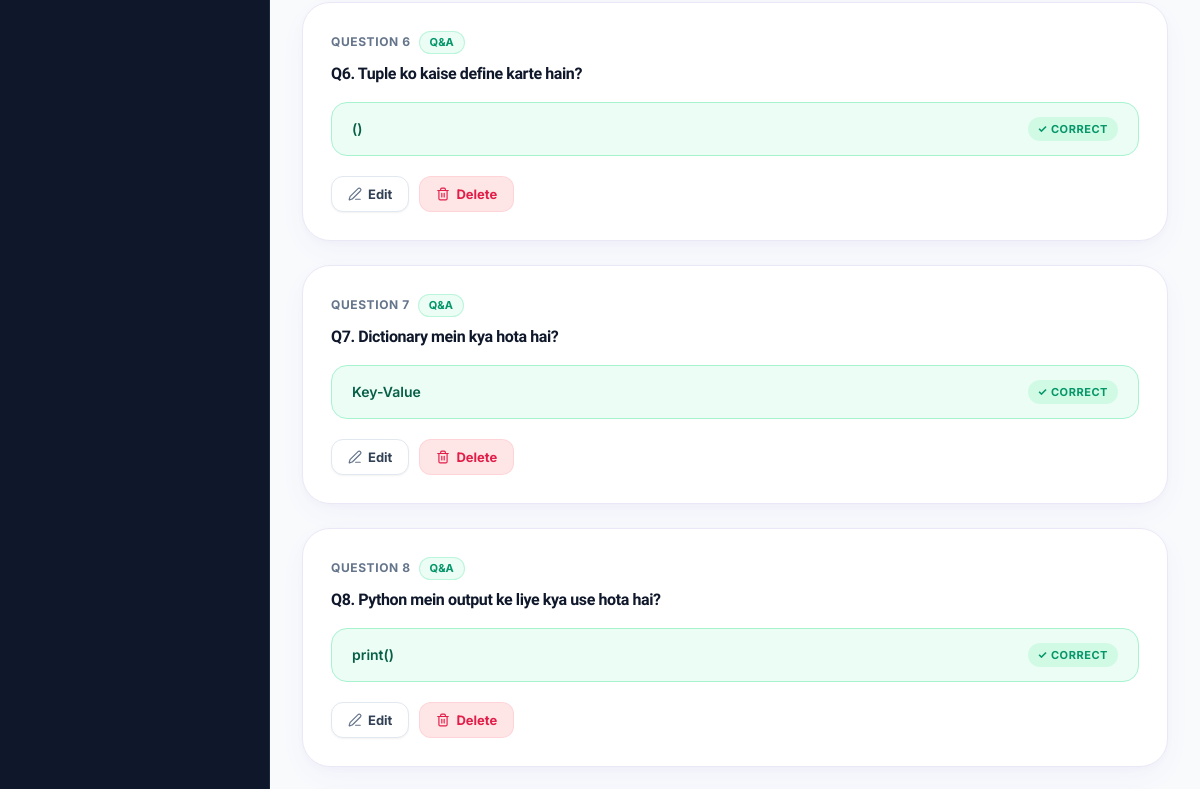
The app's page /questions/subject/11/ (signed in, middle part), older data.
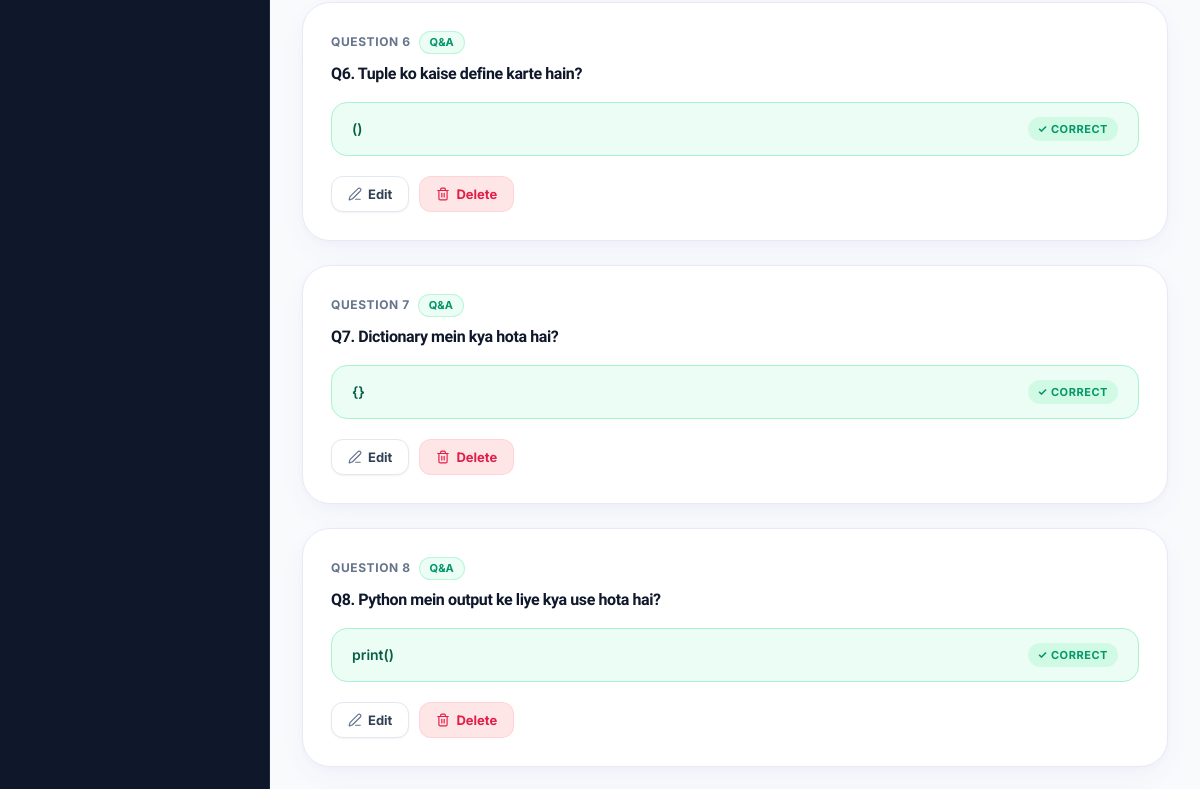
The same page, newer data.
### user/models.py (models this page shows, shortened)
class Question(models.Model):
    QUESTION_TYPE_CHOICES = [
        ('qna', 'Question & Answer'),
        ('mcq', '4 Option MCQ'),
    ]
    subject = models.ForeignKey(Subject, on_delete=models.CASCADE, related_name='questions')
    question_type = models.CharField(max_length=3, choices=QUESTION_TYPE_CHOICES, default='qna')
    question_text = models.TextField()
    option_a = models.CharField(max_length=255, default="")
    option_b = models.CharField(max_length=255, default="")
    option_c = models.CharField(max_length=255, default="")
    option_d = models.CharField(max_length=255, default="")
    correct_option = models.CharField(
        max_length=1,
        choices=[('A', 'Option A'), ('B', 'Option B'), ('C', 'Option C'), ('D', 'Option D')],
        default='A'
    )
    @property
    def is_mcq(self):
        return self.question_type == 'mcq'

### adminpanel/views.py (the view)
# urls.py: path('questions/subject/<int:pk>/', views.subject_questions, name='subject_questions'),
@admin_required
def subject_questions(request, pk):
    subject = get_object_or_404(Subject, id=pk)
    qtype = request.GET.get('type', '').strip().lower()
    if qtype in ['mcq', 'qna']:
        questions = subject.questions.filter(question_type=qtype).order_by('id')
    else:
        questions = subject.questions.all().order_by('id')
        if questions.filter(question_type='mcq').exists() and not questions.filter(question_type='qna').exists():
            qtype = 'mcq'
        elif questions.filter(question_type='qna').exists() and not questions.filter(question_type='mcq').exists():
            qtype = 'qna'
        else:
            qtype = 'mcq'
    return render(request, 'adminpanel/subject_questions.html', {
        'subject': subject,
        'questions': questions,
        'active_qtype': qtype,
    })

### adminpanel/context_processors.py (called while the page is built, shortened)
def pending_approvals_count(request):
    if request.user.is_authenticated and (request.user.is_staff or request.user.is_superuser):
        count = ProfileUpdateRequest.objects.filter(status='pending').count()
        mcq_count = Subject.objects.filter(questions__question_type='mcq').distinct().count()
        qna_count = Subject.objects.filter(questions__question_type='qna').distinct().count()
        new_contacts = Contact.objects.filter(status='new').count()
        return {
            'pending_approvals_count': count,
            'sidebar_mcq_count': mcq_count,
            'sidebar_qna_count': qna_count,
            'new_contacts_count': new_contacts,
        }

### user/models.py (called while the page is built)
    def filter(self, *args, **kwargs):
        return super().filter(*args, **self._translate_aliases(kwargs))

### adminpanel/templates/adminpanel/subject_questions.html (shortened to what the changed rows need)
{% extends 'adminpanel/base.html' %}
{% block content %}
{% if questions %}
<div class="space-y-6">
  {% for q in questions %}
  <div class="rounded-[28px] p-6 sm:p-7 bg-white border border-[#eae8f7] shadow-[0_10px_30px_-5px_rgba(124,92,245,0.06),0_2px_8px_rgba(0,0,0,0.02)] flex flex-col">
    <div class="flex items-center gap-2 mb-2">
      <span class="text-xs font-bold text-[#64748b] tracking-wider uppercase">QUESTION {{ forloop.counter }}</span>
      {% if q.is_mcq %}
      <span class="text-[11px] font-bold px-2.5 py-0.5 rounded-full bg-[#ede9fe] text-[#7c5cf5]">MCQ</span>
      {% else %}
      <span class="text-[11px] font-bold px-2.5 py-0.5 rounded-full bg-emerald-50 text-emerald-600 border border-emerald-200/70">Q&A</span>
      {% endif %}
    </div>
    <h3 class="text-[15px] sm:text-base font-semibold text-[#0f172a] leading-relaxed mb-4">
      {{ q.question_text }}
    </h3>
    {% if q.is_mcq %}
    <div class="space-y-2.5 mb-5">
      {% if q.option_a %}
      <div class="flex items-center justify-between px-4 py-3 sm:px-5 sm:py-3.5 rounded-[16px] transition-all
        {% if q.correct_option == 'A' %}bg-[#ecfdf5] border border-[#a7f3d0]{% else %}bg-white border border-[#e2e8f0]{% endif %}">
        <span class="text-sm {% if q.correct_option == 'A' %}font-semibold text-[#065f46]{% else %}font-medium text-[#334155]{% endif %}">A) {{ q.option_a }}</span>
        {% if q.correct_option == 'A' %}
        <span class="text-[11px] font-bold tracking-wider px-2.5 py-1 rounded-full bg-[#d1fae5] text-[#059669] uppercase flex items-center gap-1 shrink-0">&check; CORRECT</span>
        {% endif %}
      </div>
      {% endif %}
      {% if q.option_b %}
      <div class="flex items-center justify-between px-4 py-3 sm:px-5 sm:py-3.5 rounded-[16px] transition-all
        {% if q.correct_option == 'B' %}bg-[#ecfdf5] border border-[#a7f3d0]{% else %}bg-white border border-[#e2e8f0]{% endif %}">
        <span class="text-sm {% if q.correct_option == 'B' %}font-semibold text-[#065f46]{% else %}font-medium text-[#334155]{% endif %}">B) {{ q.option_b }}</span>
        {% if q.correct_option == 'B' %}
        <span class="text-[11px] font-bold tracking-wider px-2.5 py-1 rounded-full bg-[#d1fae5] text-[#059669] uppercase flex items-center gap-1 shrink-0">&check; CORRECT</span>
        {% endif %}
      </div>
      {% endif %}
      {% if q.option_c %}
      <div class="flex items-center justify-between px-4 py-3 sm:px-5 sm:py-3.5 rounded-[16px] transition-all
        {% if q.correct_option == 'C' %}bg-[#ecfdf5] border border-[#a7f3d0]{% else %}bg-white border border-[#e2e8f0]{% endif %}">
        <span class="text-sm {% if q.correct_option == 'C' %}font-semibold text-[#065f46]{% else %}font-medium text-[#334155]{% endif %}">C) {{ q.option_c }}</span>
        {% if q.correct_option == 'C' %}
        <span class="text-[11px] font-bold tracking-wider px-2.5 py-1 rounded-full bg-[#d1fae5] text-[#059669] uppercase flex items-center gap-1 shrink-0">&check; CORRECT</span>
        {% endif %}
      </div>
      {% endif %}
      {% if q.option_d %}
      <div class="flex items-center justify-between px-4 py-3 sm:px-5 sm:py-3.5 rounded-[16px] transition-all
        {% if q.correct_option == 'D' %}bg-[#ecfdf5] border border-[#a7f3d0]{% else %}bg-white border border-[#e2e8f0]{% endif %}">
        <span class="text-sm {% if q.correct_option == 'D' %}font-semibold text-[#065f46]{% else %}font-medium text-[#334155]{% endif %}">D) {{ q.option_d }}</span>
        {% if q.correct_option == 'D' %}
        <span class="text-[11px] font-bold tracking-wider px-2.5 py-1 rounded-full bg-[#d1fae5] text-[#059669] uppercase flex items-center gap-1 shrink-0">&check; CORRECT</span>
        {% endif %}
      </div>
      {% endif %}
    </div>
    {% else %}
    <div class="space-y-2.5 mb-5">
      {% if q.option_a %}
      <div class="flex items-center justify-between px-4 py-3 sm:px-5 sm:py-3.5 rounded-[16px] bg-[#ecfdf5] border border-[#a7f3d0]">
        <span class="text-sm font-semibold text-[#065f46]">{{ q.option_a }}</span>
        <span class="text-[11px] font-bold tracking-wider px-2.5 py-1 rounded-full bg-[#d1fae5] text-[#059669] uppercase flex items-center gap-1 shrink-0">&check; CORRECT</span>
      </div>
      {% endif %}
    </div>
    {% endif %}
    <div class="flex items-center gap-2.5">
      <a href="{% url 'question_edit' q.id %}"
        class="h-9 px-4 rounded-xl font-bold text-xs sm:text-[13px] bg-white hover:bg-slate-50 text-[#334155] border border-[#e2e8f0] flex items-center gap-1.5 shadow-sm transition-all duration-200 active:scale-95">
        <i data-lucide="edit-3" class="w-3.5 h-3.5 text-[#64748b]"></i> Edit
      </a>
      <form method="POST" action="{% url 'question_delete' q.id %}" onsubmit="return confirm('Are you sure you want to delete this question?');" class="m-0 p-0">
        <button type="submit"
          class="h-9 px-4 rounded-xl font-bold text-xs sm:text-[13px] bg-[#ffe6e6] hover:bg-[#fecdd3] text-[#e11d48] border border-[#fecdd3]/70 flex items-center gap-1.5 transition-all duration-200 active:scale-95" title="Delete question">
          <i data-lucide="trash-2" class="w-3.5 h-3.5 text-[#e11d48]"></i> Delete
        </button>
      </form>
    </div>
  </div>
  {% endfor %}
</div>
{% endif %}
{% endblock %}

Row changes from the older to the newer data that the page shows:
changed Question "Q7. Dictionary mein kya hota hai?": option_a "Key-Value" → "{}"
